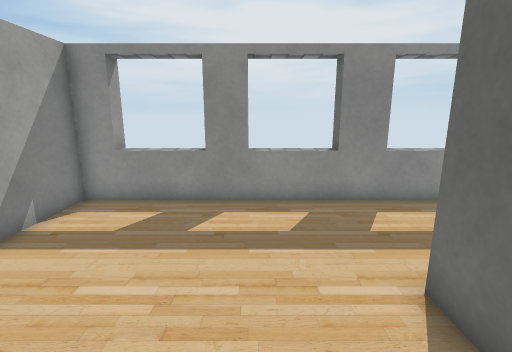
View 1 (above)

13 first-person views from a walk through a scene from a Unity 3-D project. The camera is 1.4 m above the floor, tilts 12° down and sees 85° across. The floor is counted in squares, 0.5 m on a side. Each view is taken from the middle of a square. On the plan, view 1 faces up. The plan holds only what a view shows up to about 19 squares ahead; the rest is blank. The player character is not drawn. Some surface patterns are stand-ins.

View 2
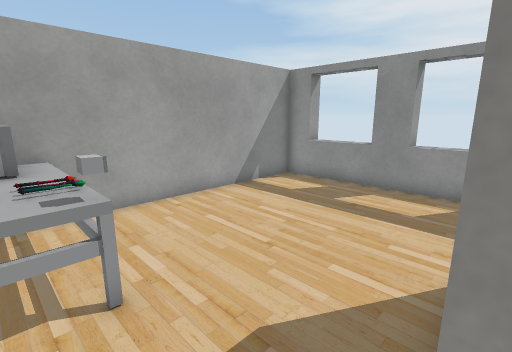

View 3
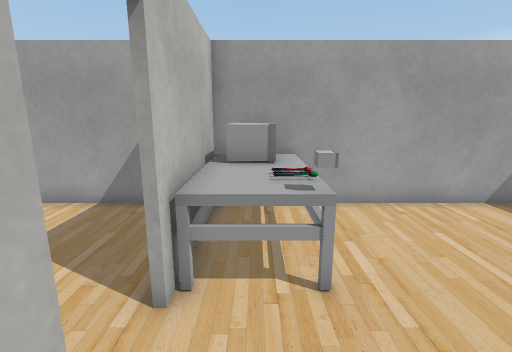

View 4
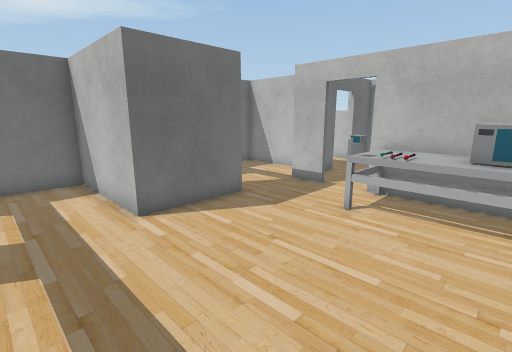

View 5
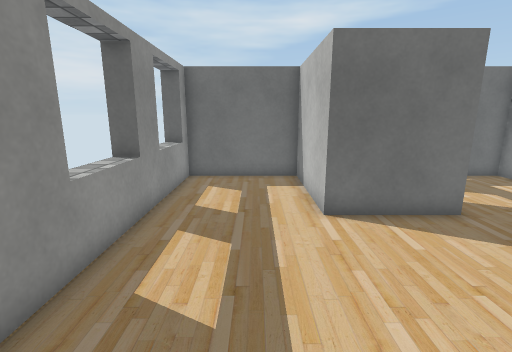

View 6
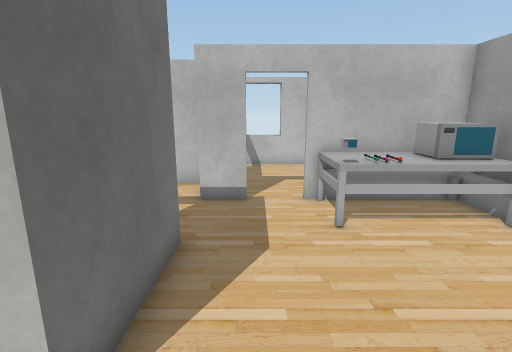

View 7
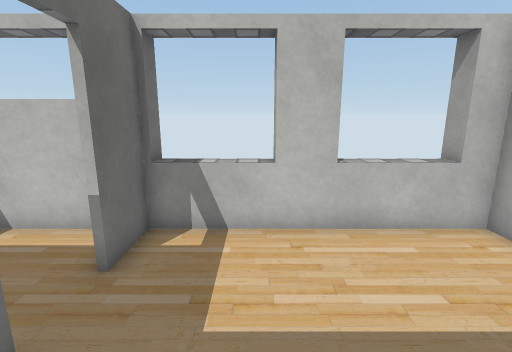

View 8
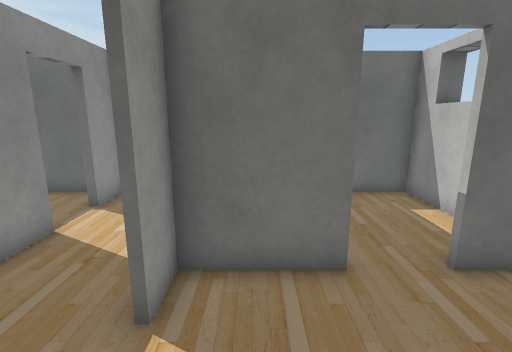

View 9
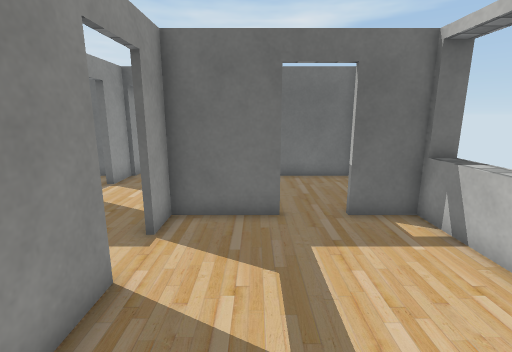

View 10
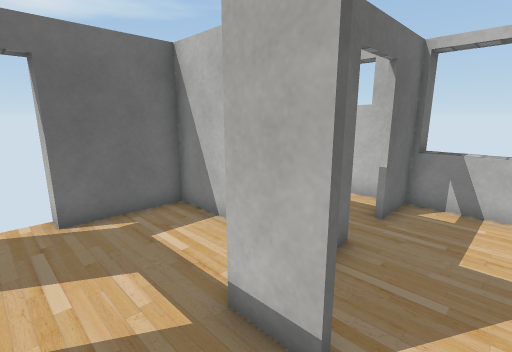

View 11
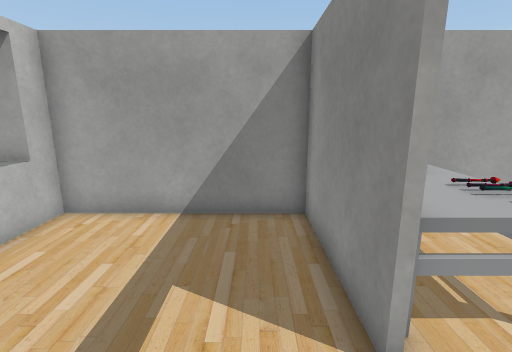

View 12
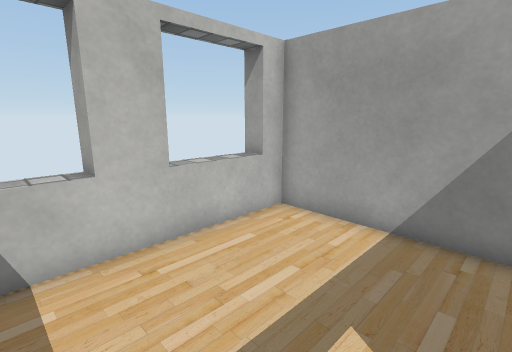

View 13
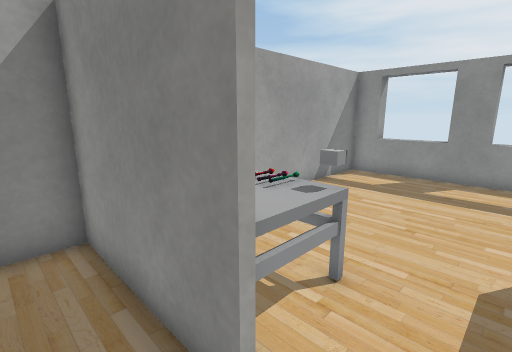

### Floor plan
Ten units are one square. View 1 is at (0, 0); x grows to the right and y downward. Boxes are objects, and circles mark ways between rooms. Rooms are numbered by the first view taken in them; rooms with no view inside come last. Other rooms are left out.
<svg viewBox="-64 -97 159 209">
<path fill="none" stroke="#000" d="M27 0 27 -40 82 -40 82 -92 -59 -92 -59 33M12 33 30 33M27 44 27 35M27 68 27 44M-35 35 -59 35 -59 107 27 107 27 86M27 35 13 35M46 0 27 0M82 0 65 0M34 57 82 57 82 22 90 22M89 2 81 2M36 107 82 107 82 71"/>
<rect x="-55" y="5" width="20" height="30" fill="#bbb"><title>microwave</title></rect>
<rect x="-45" y="5" width="40" height="30" fill="#bbb"><title>other object</title></rect>
<rect x="-25" y="5" width="10" height="10" fill="#bbb"><title>other object</title></rect>
<rect x="-15" y="5" width="10" height="10" fill="#bbb"><title>microwave</title></rect>
<circle cx="5" cy="40" r="3" fill="#2a7"/>
<circle cx="30" cy="15" r="3" fill="#2a7"/>
<circle cx="30" cy="75" r="3" fill="#2a7"/>
<text x="0" y="-30">1</text>
<text x="-10" y="70">2</text>
<text x="60" y="30">3</text>
<text x="50" y="80">4</text>
</svg>
Room 1 opens to room 2. Room 1 opens to room 3. Room 2 opens to room 4.

Where each view was taken, in squares from view 1:
view 1: 0 up, 0 right, facing up
view 2: 2 down, 3 right, facing up-left
view 3: 2 down, 3 right, facing left
view 4: 7 up, 5 left, facing down-right
view 5: 6 up, 5 left, facing right
view 6: 6 up, 1 right, facing down
view 7: 4 down, 0 right, facing down
view 8: 5 down, 2 left, facing right
view 9: 6 down, 5 left, facing right
view 10: 1 down, 0 right, facing down-right
view 11: 5 down, 2 right, facing left
view 12: 5 down, 1 right, facing down-left
view 13: 5 down, 1 right, facing up-left
